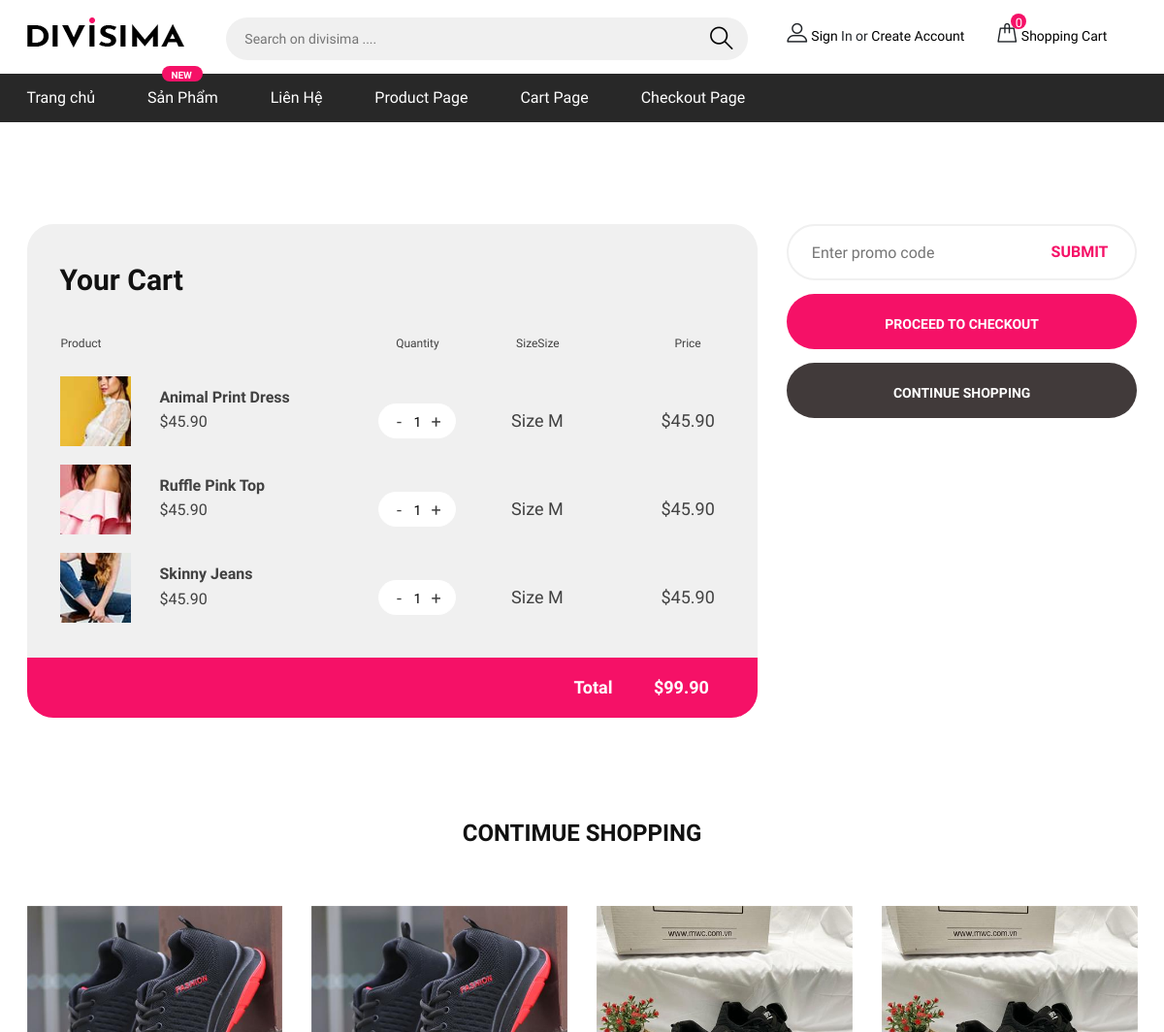
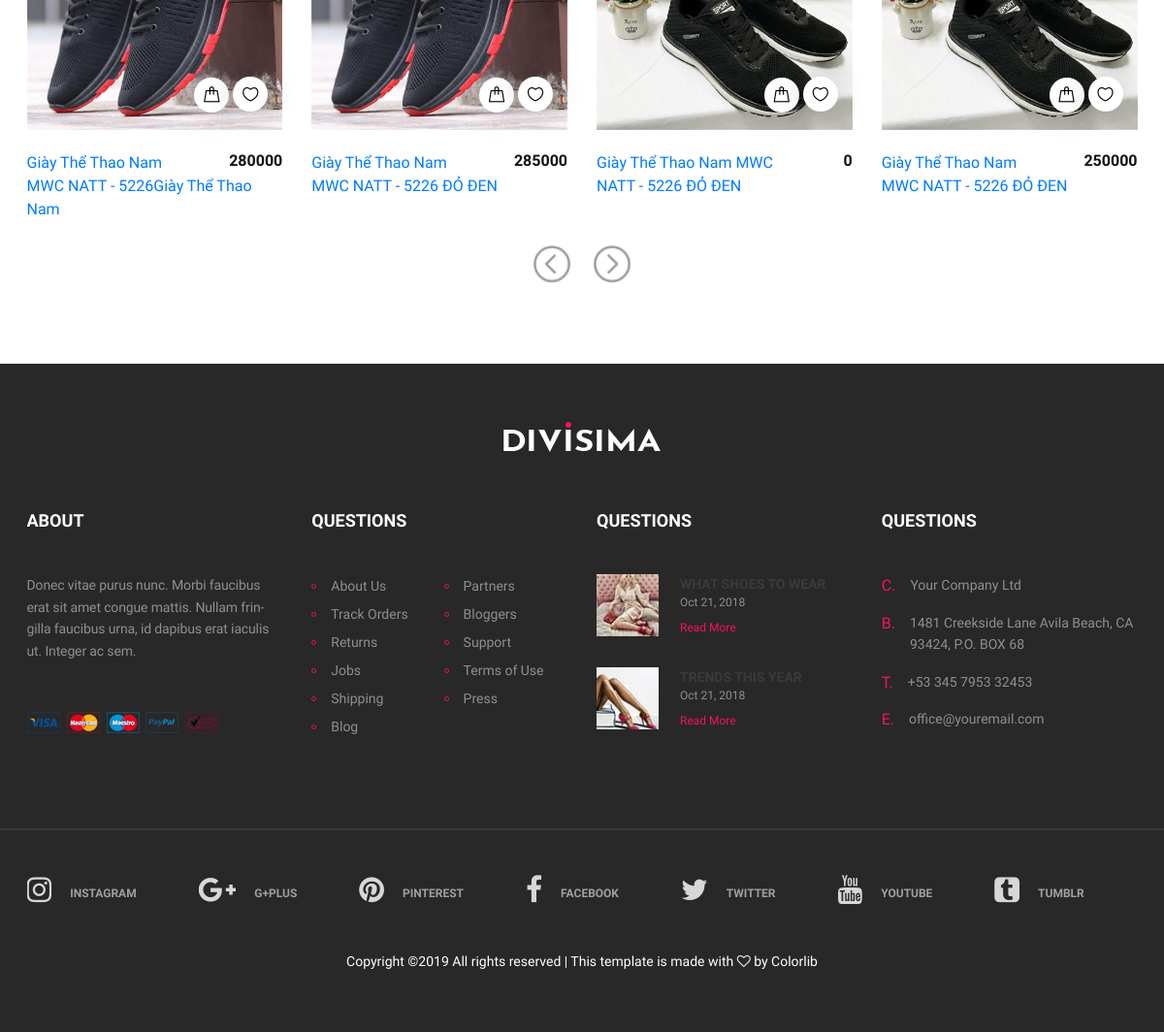
Screenshot of /Front-end/index.php?act=cart with the database file from the repository (2 pictures, top to bottom).
### tables this page shows
CREATE TABLE `san_pham` (
  `ma_san_pham` int(9) NOT NULL,
  `ten_san_pham` varchar(50) NOT NULL,
  `loai_san_pham` int(3) NOT NULL,
  `hinh` varchar(255) NOT NULL,
  `hinh_1` varchar(255) NOT NULL,
  `hinh_2` varchar(255) NOT NULL,
  `gia` int(9) NOT NULL,
  `mo_ta` text NOT NULL
);

### Front-end/model/pdo.php (called while the page is built, shortened)
<?php
function pdo_get_connection(){
    $dburl = "mysql:host=localhost;dbname=dsvwblqt_pro1014;charset=utf8";
    $username = 'dsvwblqt_pro1014';
    $password = 'Animation14789';
    $conn = new PDO($dburl, $username, $password);
    $conn->setAttribute(PDO::ATTR_ERRMODE, PDO::ERRMODE_EXCEPTION);
    return $conn;
}
function pdo_query($sql){
    $sql_args = array_slice(func_get_args(), 1);
    try{
        $conn = pdo_get_connection();
        $stmt = $conn->prepare($sql);
        $stmt->execute($sql_args);
        $rows = $stmt->fetchAll();
        return $rows;
    }
    catch(PDOException $e){
        throw $e;
    }
    finally{
        unset($conn);
    }
}

### Front-end/model/sanpham.php (called while the page is built, shortened)
<?php
    require_once 'pdo.php';
    function show_sanpham(){
        $sql = "SELECT * FROM san_pham";
        $data = pdo_query($sql);
        return $data;
    }
?>

### Front-end/view/cart.php (the view)
<section class="cart-section spad">
	<div class="container">
		<div class="row">
			<div class="col-lg-8">
				<div class="cart-table">
					<h3>Your Cart</h3>
					<div class="cart-table-warp">
						<table>
						<thead>
							<tr>
								<th class="product-th">Product</th>
								<th class="quy-th">Quantity</th>
								<th class="size-th">SizeSize</th>
								<th class="total-th">Price</th>
							</tr>
						</thead>
						<tbody>
							<tr>
								<td class="product-col">
									<img src="view/img/cart/1.jpg" alt="">
									<div class="pc-title">
										<h4>Animal Print Dress</h4>
										<p>$45.90</p>
									</div>
								</td>
								<td class="quy-col">
									<div class="quantity">
				                        <div class="pro-qty">
											<input type="text" value="1">
										</div>
                   					</div>
								</td>
								<td class="size-col"><h4>Size M</h4></td>
								<td class="total-col"><h4>$45.90</h4></td>
							</tr>
							<tr>
								<td class="product-col">
									<img src="view/img/cart/2.jpg" alt="">
									<div class="pc-title">
										<h4>Ruffle Pink Top</h4>
										<p>$45.90</p>
									</div>
								</td>
								<td class="quy-col">
									<div class="quantity">
				                        <div class="pro-qty">
											<input type="text" value="1">
										</div>
                   					</div>
								</td>
								<td class="size-col"><h4>Size M</h4></td>
								<td class="total-col"><h4>$45.90</h4></td>
							</tr>
							<tr>
								<td class="product-col">
									<img src="view/img/cart/3.jpg" alt="">
									<div class="pc-title">
										<h4>Skinny Jeans</h4>
										<p>$45.90</p>
									</div>
								</td>
								<td class="quy-col">
									<div class="quantity">
				                        <div class="pro-qty">
											<input type="text" value="1">
										</div>
                   					</div>
								</td>
								<td class="size-col"><h4>Size M</h4></td>
								<td class="total-col"><h4>$45.90</h4></td>
							</tr>
						</tbody>
					</table>
					</div>
					<div class="total-cost">
						<h6>Total <span>$99.90</span></h6>
					</div>
				</div>
			</div>
			<div class="col-lg-4 card-right">
				<form class="promo-code-form">
					<input type="text" placeholder="Enter promo code">
					<button>Submit</button>
				</form>
				<a href="" class="site-btn">Proceed to checkout</a>
				<a href="" class="site-btn sb-dark">Continue shopping</a>
			</div>
		</div>
	</div>
</section>
<section class="related-product-section">
	<div class="container">
		<div class="section-title">
			<h2>CONTIMUE SHOPPING</h2>
		</div>
		<div class="product-slider owl-carousel">
		<?php foreach($sanpham as $get_product): ?>
			<div class="product-item">
				<div class="pi-pic">
				<a href="?act=product&id=<?=$get_product['ma_san_pham']?>"><img src="view/img/category/<?= $get_product['hinh']?>" alt=""></a>
					<div class="pi-links">
						<a href="#" class="add-card"><i class="flaticon-bag"></i><span>ADD TO CART</span></a>
						<a href="#" class="wishlist-btn"><i class="flaticon-heart"></i></a>
					</div>
				</div>
				<div class="pi-text">
					<h6><?= $get_product['gia']?></h6>
					<a href="?act=product&id=<?=$get_product['ma_san_pham']?>"><?= $get_product['ten_san_pham']?></a>
				</div>
			</div>
		<?php endforeach; ?>
		</div>
	</div>
</section>

### Front-end/view/header.php (shortened to what this page needs)
<!DOCTYPE html>
<html lang="zxx">
<head>
	<link rel="stylesheet" href="view/css/bootstrap.min.css"/>
	<link rel="stylesheet" href="view/css/font-awesome.min.css"/>
	<link rel="stylesheet" href="view/css/flaticon.css"/>
	<link rel="stylesheet" href="view/css/slicknav.min.css"/>
	<link rel="stylesheet" href="view/css/jquery-ui.min.css"/>
	<link rel="stylesheet" href="view/css/owl.carousel.min.css"/>
	<link rel="stylesheet" href="view/css/animate.css"/>
	<link rel="stylesheet" href="view/css/style.css"/>
</head>
<body>
	<header class="header-section">
		<div class="header-top">
			<div class="container">
				<div class="row">
					<div class="col-lg-2 text-center text-lg-left">
						<a href="index.php" class="site-logo">
							<img src="view/img/logo.png" alt="">
						</a>
					</div>
					<div class="col-xl-6 col-lg-5">
						<form class="header-search-form">
							<input type="text" placeholder="Search on divisima ....">
							<button><i class="flaticon-search"></i></button>
						</form>
					</div>
					<div class="col-xl-4 col-lg-5">
						<div class="user-panel">
							<div class="up-item">
								<i class="flaticon-profile"></i>
								<a href="#">Sign</a> In or <a href="#">Create Account</a>
							</div>
							<div class="up-item">
								<div class="shopping-card">
									<i class="flaticon-bag"></i>
									<span>0</span>
								</div>
								<a href="?act=cart">Shopping Cart</a>
							</div>
						</div>
					</div>
				</div>
			</div>
		</div>
		<nav class="main-navbar">
			<div class="container">
				<ul class="main-menu">
					<li><a href="index.php">Trang chủ</a></li>
					<li><a href="?act=category">Sản Phẩm
						<span class="new">New</span>
					</a></li>
					<li><a href="?act=contact">Liên Hệ</a></li>
					<li><a href="?act=product">Product Page</a></li>
					<li><a href="?act=cart">Cart Page</a></li>
					<li><a href="?act=checkout">Checkout Page</a></li>
				</ul>
			</div>
		</nav>
	</header>

### Front-end/index.php (shortened to what this page needs)
<?php
    require_once 'model/pdo.php';
    require_once 'model/sanpham.php';
    include 'view/header.php';
    if(isset($_GET['act'])){
        switch ($_GET['act']) {
            case 'cart':
                $sanpham = show_sanpham();
                include_once 'view/cart.php';
                break;
        }
    }
    else{
        include 'view/home.php';
    }
    include 'view/footer.php';
?>

### Front-end/view/footer.php (shortened to what this page needs)
	<section class="footer-section">
		<div class="container">
			<div class="footer-logo text-center">
				<a href="index.php"><img src="/view/img/logo-light.png" alt=""></a>
			</div>
			<div class="row">
				<div class="col-lg-3 col-sm-6">
					<div class="footer-widget about-widget">
						<h2>About</h2>
						<p>Donec vitae purus nunc. Morbi faucibus erat sit amet congue mattis. Nullam frin-gilla faucibus urna, id dapibus erat iaculis ut. Integer ac sem.</p>
						<img src="view/img/cards.png" alt="">
					</div>
				</div>
				<div class="col-lg-3 col-sm-6">
					<div class="footer-widget about-widget">
						<h2>Questions</h2>
						<ul>
							<li><a href="">About Us</a></li>
							<li><a href="">Track Orders</a></li>
							<li><a href="">Returns</a></li>
							<li><a href="">Jobs</a></li>
							<li><a href="">Shipping</a></li>
							<li><a href="">Blog</a></li>
						</ul>
						<ul>
							<li><a href="">Partners</a></li>
							<li><a href="">Bloggers</a></li>
							<li><a href="">Support</a></li>
							<li><a href="">Terms of Use</a></li>
							<li><a href="">Press</a></li>
						</ul>
					</div>
				</div>
				<div class="col-lg-3 col-sm-6">
					<div class="footer-widget about-widget">
						<h2>Questions</h2>
						<div class="fw-latest-post-widget">
							<div class="lp-item">
								<div class="lp-thumb set-bg" data-setbg="view/img/blog-thumbs/1.jpg"></div>
								<div class="lp-content">
									<h6>what shoes to wear</h6>
									<span>Oct 21, 2018</span>
									<a href="#" class="readmore">Read More</a>
								</div>
							</div>
							<div class="lp-item">
								<div class="lp-thumb set-bg" data-setbg="view/img/blog-thumbs/2.jpg"></div>
								<div class="lp-content">
									<h6>trends this year</h6>
									<span>Oct 21, 2018</span>
									<a href="#" class="readmore">Read More</a>
								</div>
							</div>
						</div>
					</div>
				</div>
				<div class="col-lg-3 col-sm-6">
					<div class="footer-widget contact-widget">
						<h2>Questions</h2>
						<div class="con-info">
							<span>C.</span>
							<p>Your Company Ltd </p>
						</div>
						<div class="con-info">
							<span>B.</span>
							<p>1481 Creekside Lane  Avila Beach, CA 93424, P.O. BOX 68 </p>
						</div>
						<div class="con-info">
							<span>T.</span>
							<p>+53 345 7953 32453</p>
						</div>
						<div class="con-info">
							<span>E.</span>
							<p>office@youremail.com</p>
						</div>
					</div>
				</div>
			</div>
		</div>
		<div class="social-links-warp">
			<div class="container">
				<div class="social-links">
					<a href="" class="instagram"><i class="fa fa-instagram"></i><span>instagram</span></a>
					<a href="" class="google-plus"><i class="fa fa-google-plus"></i><span>g+plus</span></a>
					<a href="" class="pinterest"><i class="fa fa-pinterest"></i><span>pinterest</span></a>
					<a href="" class="facebook"><i class="fa fa-facebook"></i><span>facebook</span></a>
					<a href="" class="twitter"><i class="fa fa-twitter"></i><span>twitter</span></a>
					<a href="" class="youtube"><i class="fa fa-youtube"></i><span>youtube</span></a>
					<a href="" class="tumblr"><i class="fa fa-tumblr-square"></i><span>tumblr</span></a>
				</div>
<p class="text-white text-center mt-5">Copyright &copy;<script>document.write(new Date().getFullYear());</script> All rights reserved | This template is made with <i class="fa fa-heart-o" aria-hidden="true"></i> by <a href="https://colorlib.com" target="_blank">Colorlib</a></p>
			</div>
		</div>
	</section>
	</body>
</html>

### rows the page displays
san_pham: hinh (picture), gia "280000", ten_san_pham "Giày Thể Thao Nam MWC NATT - 5226Giày Thể Thao Nam"
san_pham: hinh (picture), gia "285000", ten_san_pham "Giày Thể Thao Nam MWC NATT - 5226 ĐỎ ĐEN"
san_pham: hinh (picture), gia "0", ten_san_pham "Giày Thể Thao Nam MWC NATT - 5226 ĐỎ ĐEN"
san_pham: hinh (picture), gia "250000", ten_san_pham "Giày Thể Thao Nam MWC NATT - 5226 ĐỎ ĐEN"
